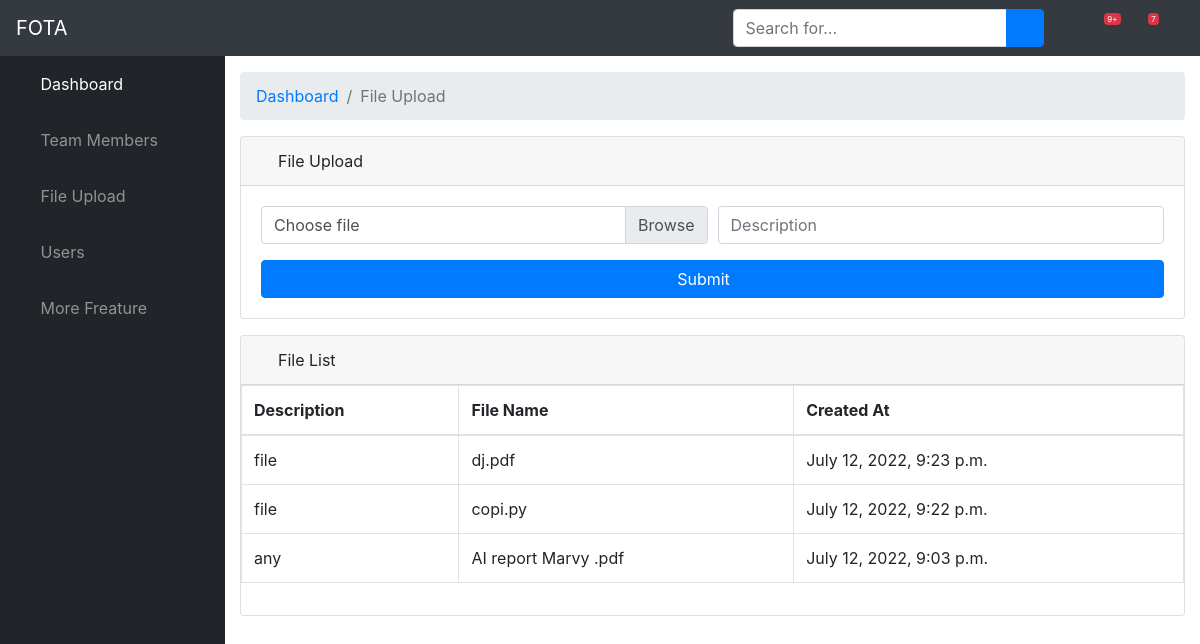
/fileupload (signed in), run on the app's committed database.
### crud/models.py (models this page shows)
class Document(models.Model):
    description = models.CharField(max_length=255, blank=True)
    document = models.FileField()
    uploaded_at = models.DateTimeField(auto_now_add=True)

### crud/views.py (the view)
# urls.py: path('fileupload', views.fileupload, name='fileupload'),
@login_required
def fileupload(request):
    if request.method == 'POST' and request.FILES['myfile']:
        myfile = request.FILES['myfile']
        fs = FileSystemStorage()
        document = Document(
            description=request.POST['description'],
            document=myfile.name,
            uploaded_at=datetime.datetime.now(), )
        document.save()
        messages.success(request, 'File uploaded successfully!')
        filename = fs.save(myfile.name, myfile)
        uploaded_file_url = fs.url(filename)
        return redirect('fileupload')
    else:
        documents = Document.objects.order_by('-uploaded_at')[:3]
        context = {'documents': documents}
    return render(request, 'fileupload.html', context)

### templates/fileupload.html (shortened to what this page needs)
{% extends 'layout/app.html' %}
{% block body %}
    <div id="content-wrapper">
        <div class="container-fluid">
            <ol class="breadcrumb">
                <li class="breadcrumb-item">
                    <a href="#">Dashboard</a>
                </li>
                <li class="breadcrumb-item active">File Upload</li>
            </ol>
            <div class="card mb-3">
                <div class="card-header">
                    <i class="fas fa-table"></i>
                    File Upload
                </div>
                <div class="card-body">
                    <form action="fileupload" class="form-horizontal" method="POST" enctype="multipart/form-data">
                        <div class="form-group">
                            <div class="form-row">
                                <div class="col-md-6">
                                    <div class="input-group input-group-lg">
                                        <div class="custom-file">
                                            <label class="custom-file-label" id="fileLabel" for="fileInput">Choose file</label>
                                        </div>
                                    </div>
                                </div>
                                <div class="col-md-6">
                                    <div class="input-group input-group-lg">
                                        <div class="custom-file">
                                            <input type="text" class="form-control" name="description" placeholder="Description" id="inputFirst" required>
                                        </div>
                                    </div>
                                </div>
                            </div>
                        </div>
                        <button class="btn btn-primary btn-block" type="submit">Submit &nbsp;&nbsp;&nbsp;</button>
                    </form>
                </div>
            </div>
            <div class="card mb-3">
                <div class="card-header">
                    <i class="fas fa-table"></i>
                    File List
                </div>
                <div class="table">
                    <table class="table table-bordered"  width="100%" cellspacing="0">
                        <thead>
                        <tr>
                            <th>Description</th>
                            <th>File Name</th>
                            <th>Created At</th>
                        </tr>
                        </thead>
                        <tbody>
                        {% for document in documents %}
                            <tr>
                                <td>{{ document.description }}</td>
                                <td>{{ document.document }}</td>
                                <td>{{ document.uploaded_at }}</td>
                            </tr>
                        {% endfor %}
                        </tbody>
                    </table>
                </div>
            </div>
        </div>
    </div>
{% endblock %}

### data on the page
Document: description "file", document "dj.pdf", uploaded_at "July 12, 2022, 9:23 p.m."
Document: description "file", document "copi.py", uploaded_at "July 12, 2022, 9:22 p.m."
Document: description "any", document "AI report Marvy .pdf", uploaded_at "July 12, 2022, 9:03 p.m."
